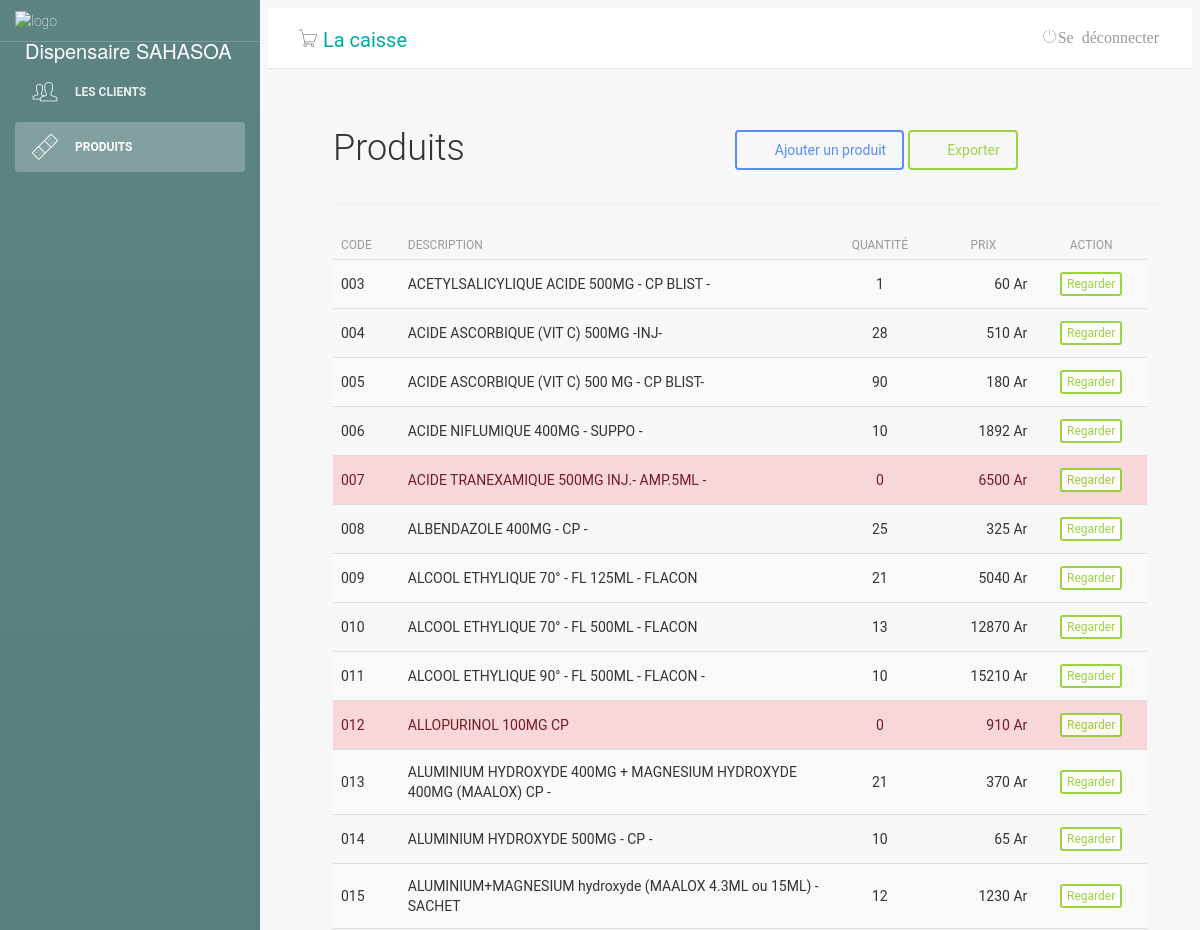
The page /main.php?pg=produtos (upper part) on the database as committed earlier.
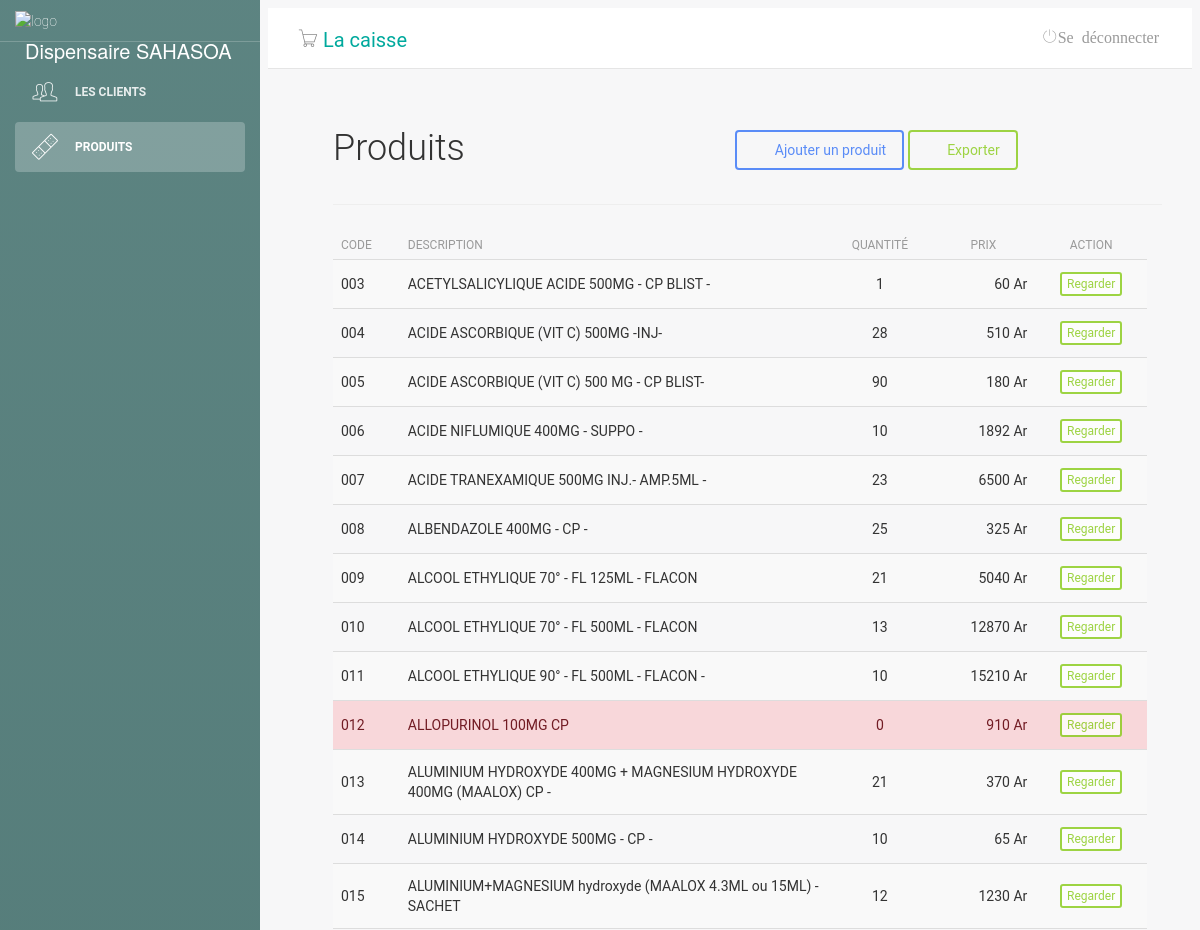
The same page on the database as committed later.
### tables this page shows
CREATE TABLE "tb_produtos" (
	"id"	INTEGER,
	"descricao"	varchar(55),
	"codInterno"	TEXT,
	"codBarras"	TEXT,
	"fornecedor"	int(11),
	"custo"	NUMERIC,
	"venda"	NUMERIC,
	"principio"	varchar(55),
	"quantidade"	NUMERIC,
	"benefice"	NUMERIC,
	PRIMARY KEY("id" AUTOINCREMENT)
);

### produtos.php (the view, shortened to what this page needs)
<?php
include('classes/Mysql.php');
?>
<?php
$numRows = 0;
$itemsPerPage = 100;
$totalItemReq = $db->query('SELECT id FROM tb_produtos');
while ($row = $totalItemReq->fetch(SQLITE3_ASSOC)) {
    ++$numRows;
}
$totalItem = $numRows;
if (isset($_GET['page']) and !empty($_GET['page']) and $_GET['page'] > 0 and $_GET['page'] <= $totalItem) {
    $_GET['page'] = intval($_GET['page']);
    $currentPage = $_GET['page'];
} else {
    $currentPage = 1;
}
$begin = ($currentPage - 1) * $itemsPerPage;
$sql = $db->prepare("SELECT * FROM `tb_produtos` LIMIT $begin,$itemsPerPage");
$sql->execute();
$produtos = $sql->fetchAll();
?>
<div class="lista-cliente">
    <div id="top" class="row">
        <div class="col-sm-2">
            <h2>Produits</h2>
        </div>
        <div class="col-sm-6">
        </div>
        <div class="col-sm-4 btn-lista">
            <a class="btn btn-primary" href="?pg=adicionar-produto"><i class="fa fa-plus"></i> Ajouter un produit</a>
            <a class="btn btn-success" href="?pg=export" onclick="return window.confirm('Etes-vous vraiment sûre de vouloir éxporter le programme?');"><i class="fa fa-plus"></i> Exporter</a>
        </div>
    </div>
    <hr />
    <div id="list" class="row">
        <div class="table-responsive col-md-12">
            <table class="table table-striped" cellspacing="0" cellpadding="0">
                <thead>
                    <tr>
                        <th>Code</th>
                        <th>Description</th>
                        <th style="text-align: center;">Quantité</th>
                        <th style="text-align: center;">Prix</th>
                        <th class="actions" style="text-align: center;">Action</th>
                    </tr>
                </thead>
                <tbody>
                    <tr>
                        <?php foreach ($produtos as $value) : ?>
                            <td <?php if ($value['benefice'] < 0) {echo 'style="background-color: red;color: white;"';} if ($value['quantidade'] == 0) {echo 'style="background-color: #f8d7da;color: #721c24;"';} if ($value['codBarras'] == 1) {echo 'style="background-color: #6bddbb;color: black;"';} if ($value['custo'] == $value['venda']) {echo 'style="background-color: #fff3cd;color: #856404;"';} ?> ><?php echo $value['codInterno'] ?></td>
                            <td <?php  if ($value['quantidade'] == 0) {echo 'style="background-color: #f8d7da;color: #721c24;max-width: 300px;overflow:hidden;"';} ?> style="max-width: 300px;overflow:hidden;" ><?php echo $value['descricao'] ?></td>
                            <td <?php  if ($value['quantidade'] == 0) {echo 'style="background-color: #f8d7da;color: #721c24;text-align: center;"';} ?> style="text-align: center;"><?php echo $value['quantidade'] ?></td>
                            <td <?php  if ($value['quantidade'] == 0) {echo 'style="background-color: #f8d7da;color: #721c24;text-align:end;"';} ?> style="text-align:end;"><?php echo $value['venda']." Ar" ?></td>
                            <td class="actions" <?php  if ($value['quantidade'] == 0) {echo 'style="background-color: #f8d7da;color: #721c24;text-align: center;"';} ?> style="text-align: center;">
                                <a class="btn btn-success btn-xs" href="?pg=visualizar-produto&id=<?=$value['id']?>&page=<?=$currentPage?>" style="background-color: white;" >Regarder</a>
                            </td>
                    </tr>
                <?php
                        endforeach;
                ?>
                </tbody>
            </table>
        </div>
        <div id="bottom" class="row">
        </div>
    </div>

Rows that differ between the two databases and show on the page:
changed tb_produtos "ACIDE TRANEXAMIQUE 500MG INJ.- AMP.5ML -": quantidade "0" → "23"
